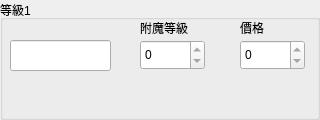
       <widget class="QGroupBox" name="ItemsLV1">
        <property name="sizePolicy">
         <sizepolicy hsizetype="Fixed" vsizetype="Fixed">
          <horstretch>0</horstretch>
          <verstretch>0</verstretch>
         </sizepolicy>
        </property>
        <property name="minimumSize">
         <size>
          <width>320</width>
          <height>120</height>
         </size>
        </property>
        <property name="maximumSize">
         <size>
          <width>320</width>
          <height>120</height>
         </size>
        </property>
        <property name="title">
         <string>等級1</string>
        </property>
        <widget class="QSpinBox" name="enchantmentLevelLV1">
         <property name="geometry">
          <rect>
           <x>140</x>
           <y>40</y>
           <width>65</width>
           <height>30</height>
          </rect>
         </property>
         <property name="minimumSize">
          <size>
           <width>65</width>
           <height>30</height>
          </size>
         </property>
         <property name="maximumSize">
          <size>
           <width>65</width>
           <height>30</height>
          </size>
         </property>
         <property name="cursor">
          <cursorShape>PointingHandCursor</cursorShape>
         </property>
         <property name="wrapping">
          <bool>false</bool>
         </property>
         <property name="buttonSymbols">
          <enum>QAbstractSpinBox::ButtonSymbols::UpDownArrows</enum>
         </property>
         <property name="accelerated">
          <bool>false</bool>
         </property>
         <property name="minimum">
          <number>0</number>
         </property>
         <property name="maximum">
          <number>0</number>
         </property>
        </widget>
        <widget class="QLabel" name="label">
         <property name="geometry">
          <rect>
           <x>140</x>
           <y>20</y>
           <width>53</width>
           <height>15</height>
          </rect>
         </property>
         <property name="text">
          <string>附魔等級</string>
         </property>
        </widget>
        <widget class="QSpinBox" name="enchantedBookPriceLV1">
         <property name="geometry">
          <rect>
           <x>240</x>
           <y>40</y>
           <width>65</width>
           <height>30</height>
          </rect>
         </property>
         <property name="minimumSize">
          <size>
           <width>65</width>
           <height>30</height>
          </size>
         </property>
         <property name="maximumSize">
          <size>
           <width>65</width>
           <height>30</height>
          </size>
         </property>
         <property name="minimum">
          <number>0</number>
         </property>
         <property name="maximum">
          <number>0</number>
         </property>
         <property name="value">
          <number>0</number>
         </property>
        </widget>
        <widget class="QLabel" name="label_2">
         <property name="geometry">
          <rect>
           <x>240</x>
           <y>20</y>
           <width>53</width>
           <height>15</height>
          </rect>
         </property>
         <property name="text">
          <string>價格</string>
         </property>
        </widget>
        <widget class="QLineEdit" name="enchantmentNameLV1">
         <property name="geometry">
          <rect>
           <x>10</x>
           <y>40</y>
           <width>101</width>
           <height>31</height>
          </rect>
         </property>
         <property name="cursor">
          <cursorShape>ArrowCursor</cursorShape>
         </property>
         <property name="readOnly">
          <bool>true</bool>
         </property>
        </widget>
       </widget>
